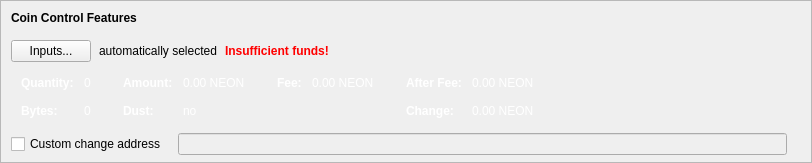
    <widget class="QFrame" name="frameCoinControl">
     <property name="sizePolicy">
      <sizepolicy hsizetype="Expanding" vsizetype="Expanding">
       <horstretch>0</horstretch>
       <verstretch>0</verstretch>
      </sizepolicy>
     </property>
     <property name="maximumSize">
      <size>
       <width>16777215</width>
       <height>16777215</height>
      </size>
     </property>
     <property name="frameShape">
      <enum>QFrame::StyledPanel</enum>
     </property>
     <property name="frameShadow">
      <enum>QFrame::Sunken</enum>
     </property>
     <layout class="QVBoxLayout" name="verticalLayoutCoinControl2">
      <property name="spacing">
       <number>0</number>
      </property>
      <property name="leftMargin">
       <number>0</number>
      </property>
      <property name="topMargin">
       <number>0</number>
      </property>
      <property name="rightMargin">
       <number>0</number>
      </property>
      <property name="bottomMargin">
       <number>6</number>
      </property>
      <item>
       <layout class="QVBoxLayout" name="verticalLayoutCoinControl" stretch="0,0,0,0,1">
        <property name="spacing">
         <number>0</number>
        </property>
        <property name="leftMargin">
         <number>10</number>
        </property>
        <property name="topMargin">
         <number>10</number>
        </property>
        <item>
         <layout class="QHBoxLayout" name="horizontalLayoutCoinControl1">
          <property name="bottomMargin">
           <number>15</number>
          </property>
          <item>
           <widget class="QLabel" name="labelCoinControlFeatures">
            <property name="sizePolicy">
             <sizepolicy hsizetype="Preferred" vsizetype="Maximum">
              <horstretch>0</horstretch>
              <verstretch>0</verstretch>
             </sizepolicy>
            </property>
            <property name="font">
             <font>
              <weight>75</weight>
              <bold>true</bold>
             </font>
            </property>
            <property name="styleSheet">
             <string notr="true">font-weight:bold;</string>
            </property>
            <property name="text">
             <string>Coin Control Features</string>
            </property>
           </widget>
          </item>
         </layout>
        </item>
        <item>
         <layout class="QHBoxLayout" name="horizontalLayoutCoinControl2" stretch="0,0,0,0">
          <property name="spacing">
           <number>8</number>
          </property>
          <property name="bottomMargin">
           <number>10</number>
          </property>
          <item>
           <widget class="QPushButton" name="pushButtonCoinControl">
            <property name="styleSheet">
             <string notr="true"/>
            </property>
            <property name="text">
             <string>Inputs...</string>
            </property>
            <property name="autoDefault">
             <bool>false</bool>
            </property>
           </widget>
          </item>
          <item>
           <widget class="QLabel" name="labelCoinControlAutomaticallySelected">
            <property name="text">
             <string>automatically selected</string>
            </property>
            <property name="margin">
             <number>5</number>
            </property>
           </widget>
          </item>
          <item>
           <widget class="QLabel" name="labelCoinControlInsuffFunds">
            <property name="font">
             <font>
              <weight>75</weight>
              <bold>true</bold>
             </font>
            </property>
            <property name="styleSheet">
             <string notr="true">color:red;font-weight:bold;</string>
            </property>
            <property name="text">
             <string>Insufficient funds!</string>
            </property>
            <property name="margin">
             <number>5</number>
            </property>
           </widget>
          </item>
          <item>
           <spacer name="horizontalSpacerCoinControl">
            <property name="orientation">
             <enum>Qt::Horizontal</enum>
            </property>
            <property name="sizeHint" stdset="0">
             <size>
              <width>40</width>
              <height>1</height>
             </size>
            </property>
           </spacer>
          </item>
         </layout>
        </item>
        <item>
         <widget class="QWidget" name="widgetCoinControl" native="true">
          <property name="sizePolicy">
           <sizepolicy hsizetype="Preferred" vsizetype="Preferred">
            <horstretch>0</horstretch>
            <verstretch>0</verstretch>
           </sizepolicy>
          </property>
          <property name="minimumSize">
           <size>
            <width>0</width>
            <height>0</height>
           </size>
          </property>
          <property name="styleSheet">
           <string notr="true"/>
          </property>
          <layout class="QHBoxLayout" name="horizontalLayoutCoinControl5">
           <property name="leftMargin">
            <number>0</number>
           </property>
           <property name="topMargin">
            <number>0</number>
           </property>
           <property name="rightMargin">
            <number>0</number>
           </property>
           <property name="bottomMargin">
            <number>0</number>
           </property>
           <item>
            <layout class="QHBoxLayout" name="horizontalLayoutCoinControl3" stretch="0,0,0,1">
             <property name="spacing">
              <number>20</number>
             </property>
             <property name="topMargin">
              <number>0</number>
             </property>
             <property name="bottomMargin">
              <number>10</number>
             </property>
             <item>
              <layout class="QFormLayout" name="formLayoutCoinControl1">
               <property name="horizontalSpacing">
                <number>10</number>
               </property>
               <property name="verticalSpacing">
                <number>14</number>
               </property>
               <property name="leftMargin">
                <number>10</number>
               </property>
               <property name="topMargin">
                <number>4</number>
               </property>
               <property name="rightMargin">
                <number>6</number>
               </property>
               <item row="0" column="0">
                <widget class="QLabel" name="labelCoinControlQuantityText">
                <property name="styleSheet">
                   <string>QLabel {color: white;}</string>
                 </property>
                 <property name="font">
                  <font>
                   <weight>75</weight>
                   <bold>true</bold>
                  </font>
                 </property>
                 <property name="text">
                  <string>Quantity:</string>
                 </property>
                 <property name="margin">
                  <number>0</number>
                 </property>
                </widget>
               </item>
               <item row="0" column="1">
                <widget class="QLabel" name="labelCoinControlQuantity">
                <property name="styleSheet">
                   <string>QLabel {color: white;}</string>
                 </property>
                 <property name="cursor">
                  <cursorShape>IBeamCursor</cursorShape>
                 </property>
                 <property name="contextMenuPolicy">
                  <enum>Qt::ActionsContextMenu</enum>
                 </property>
                 <property name="text">
                  <string notr="true">0</string>
                 </property>
                 <property name="margin">
                  <number>0</number>
                 </property>
                 <property name="textInteractionFlags">
                  <set>Qt::LinksAccessibleByMouse|Qt::TextSelectableByKeyboard|Qt::TextSelectableByMouse</set>
                 </property>
                </widget>
               </item>
               <item row="1" column="0">
                <widget class="QLabel" name="labelCoinControlBytesText">
                <property name="styleSheet">
                   <string>QLabel {color: white;}</string>
                 </property>
                 <property name="font">
                  <font>
                   <weight>75</weight>
                   <bold>true</bold>
                  </font>
                 </property>
                 <property name="text">
                  <string>Bytes:</string>
                 </property>
                </widget>
               </item>
               <item row="1" column="1">
                <widget class="QLabel" name="labelCoinControlBytes">
                <property name="styleSheet">
                   <string>QLabel {color: white;}</string>
                 </property>
                 <property name="cursor">
                  <cursorShape>IBeamCursor</cursorShape>
                 </property>
                 <property name="contextMenuPolicy">
                  <enum>Qt::ActionsContextMenu</enum>
                 </property>
                 <property name="text">
                  <string notr="true">0</string>
                 </property>
                 <property name="textInteractionFlags">
                  <set>Qt::LinksAccessibleByMouse|Qt::TextSelectableByKeyboard|Qt::TextSelectableByMouse</set>
                 </property>
                </widget>
               </item>
              </layout>
             </item>
             <item>
              <layout class="QFormLayout" name="formLayoutCoinControl2">
               <property name="horizontalSpacing">
                <number>10</number>
               </property>
               <property name="verticalSpacing">
                <number>14</number>
               </property>
               <property name="leftMargin">
                <number>6</number>
               </property>
               <property name="topMargin">
                <number>4</number>
               </property>
               <property name="rightMargin">
                <number>6</number>
               </property>
               <item row="0" column="0">
                <widget class="QLabel" name="labelCoinControlAmountText">
                <property name="styleSheet">
                   <string>QLabel {color: white;}</string>
                 </property>
                 <property name="font">
                  <font>
                   <weight>75</weight>
                   <bold>true</bold>
                  </font>
                 </property>
                 <property name="text">
                  <string>Amount:</string>
                 </property>
                 <property name="margin">
                  <number>0</number>
                 </property>
                </widget>
               </item>
               <item row="0" column="1">
                <widget class="QLabel" name="labelCoinControlAmount">
                <property name="styleSheet">
                   <string>QLabel {color: white;}</string>
                 </property>
                 <property name="cursor">
                  <cursorShape>IBeamCursor</cursorShape>
                 </property>
                 <property name="contextMenuPolicy">
                  <enum>Qt::ActionsContextMenu</enum>
                 </property>
                 <property name="text">
                  <string notr="true">0.00 NEON</string>
                 </property>
                 <property name="textInteractionFlags">
                  <set>Qt::LinksAccessibleByMouse|Qt::TextSelectableByKeyboard|Qt::TextSelectableByMouse</set>
                 </property>
                </widget>
               </item>
               <item row="1" column="0">
                <widget class="QLabel" name="labelCoinControlLowOutputText">
                <property name="styleSheet">
                   <string>QLabel {color: white;}</string>
                 </property>
                 <property name="font">
                  <font>
                   <weight>75</weight>
                   <bold>true</bold>
                  </font>
                 </property>
                 <property name="text">
                  <string>Dust:</string>
                 </property>
                </widget>
               </item>
               <item row="1" column="1">
                <widget class="QLabel" name="labelCoinControlLowOutput">
                 <property name="styleSheet">
                   <string>QLabel {color: white;}</string>
                 </property>
                 <property name="cursor">
                  <cursorShape>IBeamCursor</cursorShape>
                 </property>
                 <property name="contextMenuPolicy">
                  <enum>Qt::ActionsContextMenu</enum>
                 </property>
                 <property name="text">
                  <string notr="true">no</string>
                 </property>
                 <property name="textInteractionFlags">
                  <set>Qt::LinksAccessibleByMouse|Qt::TextSelectableByKeyboard|Qt::TextSelectableByMouse</set>
                 </property>
                </widget>
               </item>
              </layout>
             </item>
             <item>
              <layout class="QFormLayout" name="formLayoutCoinControl3">
               <property name="horizontalSpacing">
                <number>10</number>
               </property>
               <property name="verticalSpacing">
                <number>14</number>
               </property>
               <property name="leftMargin">
                <number>6</number>
               </property>
               <property name="topMargin">
                <number>4</number>
               </property>
               <property name="rightMargin">
                <number>6</number>
               </property>
               <item row="0" column="0">
                <widget class="QLabel" name="labelCoinControlFeeText">
                <property name="styleSheet">
                   <string>QLabel {color: white;}</string>
                 </property>
                 <property name="font">
                  <font>
                   <weight>75</weight>
                   <bold>true</bold>
                  </font>
                 </property>
                 <property name="text">
                  <string>Fee:</string>
                 </property>
                 <property name="margin">
                  <number>0</number>
                 </property>
                </widget>
               </item>
               <item row="0" column="1">
                <widget class="QLabel" name="labelCoinControlFee">
                    <property name="styleSheet">
                   <string>QLabel {color: white;}</string>
                 </property>
                 <property name="cursor">
                  <cursorShape>IBeamCursor</cursorShape>
                 </property>
                 <property name="contextMenuPolicy">
                  <enum>Qt::ActionsContextMenu</enum>
                 </property>
                 <property name="text">
                  <string notr="true">0.00 NEON</string>
                 </property>
                 <property name="textInteractionFlags">
                  <set>Qt::LinksAccessibleByMouse|Qt::TextSelectableByKeyboard|Qt::TextSelectableByMouse</set>
                 </property>
                </widget>
               </item>
              </layout>
             </item>
             <item>
              <layout class="QFormLayout" name="formLayoutCoinControl4">
               <property name="horizontalSpacing">
                <number>10</number>
               </property>
               <property name="verticalSpacing">
                <number>14</number>
               </property>
               <property name="leftMargin">
                <number>6</number>
               </property>
               <property name="topMargin">
                <number>4</number>
               </property>
               <property name="rightMargin">
                <number>6</number>
               </property>
               <item row="0" column="0">
                <widget class="QLabel" name="labelCoinControlAfterFeeText">
                 <property name="styleSheet">
                   <string>QLabel {color: white;}</string>
                 </property>
                 <property name="font">
                  <font>
                   <weight>75</weight>
                   <bold>true</bold>
                  </font>
                 </property>
                 <property name="text">
                  <string>After Fee:</string>
                 </property>
                 <property name="margin">
                  <number>0</number>
                 </property>
                </widget>
               </item>
               <item row="0" column="1">
                <widget class="QLabel" name="labelCoinControlAfterFee">
                <property name="styleSheet">
                   <string>QLabel {color: white;}</string>
                 </property>
                 <property name="cursor">
                  <cursorShape>IBeamCursor</cursorShape>
                 </property>
                 <property name="contextMenuPolicy">
                  <enum>Qt::ActionsContextMenu</enum>
                 </property>
                 <property name="text">
                  <string notr="true">0.00 NEON</string>
                 </property>
                 <property name="textInteractionFlags">
                  <set>Qt::LinksAccessibleByMouse|Qt::TextSelectableByKeyboard|Qt::TextSelectableByMouse</set>
                 </property>
                </widget>
               </item>
               <item row="1" column="0">
                <widget class="QLabel" name="labelCoinControlChangeText">
                <property name="styleSheet">
                   <string>QLabel {color: white;}</string>
                 </property>
                 <property name="font">
                  <font>
                   <weight>75</weight>
                   <bold>true</bold>
                  </font>
                 </property>
                 <property name="text">
                  <string>Change:</string>
                 </property>
                </widget>
               </item>
               <item row="1" column="1">
                <widget class="QLabel" name="labelCoinControlChange">
                <property name="styleSheet">
                   <string>QLabel {color: white;}</string>
                 </property>
                 <property name="cursor">
                  <cursorShape>IBeamCursor</cursorShape>
                 </property>
                 <property name="contextMenuPolicy">
                  <enum>Qt::ActionsContextMenu</enum>
                 </property>
                 <property name="text">
                  <string notr="true">0.00 NEON</string>
                 </property>
                 <property name="textInteractionFlags">
                  <set>Qt::LinksAccessibleByMouse|Qt::TextSelectableByKeyboard|Qt::TextSelectableByMouse</set>
                 </property>
                </widget>
               </item>
              </layout>
             </item>
            </layout>
           </item>
          </layout>
         </widget>
        </item>
        <item>
         <layout class="QHBoxLayout" name="horizontalLayoutCoinControl4" stretch="0,0,0">
          <property name="spacing">
           <number>12</number>
          </property>
          <property name="sizeConstraint">
           <enum>QLayout::SetDefaultConstraint</enum>
          </property>
          <property name="topMargin">
           <number>5</number>
          </property>
          <property name="rightMargin">
           <number>5</number>
          </property>
          <item>
           <widget class="QCheckBox" name="checkBoxCoinControlChange">
            <property name="toolTip">
             <string>If this is activated, but the change address is empty or invalid, change will be sent to a newly generated address.</string>
            </property>
            <property name="text">
             <string>Custom change address</string>
            </property>
           </widget>
          </item>
          <item>
           <widget class="QValidatedLineEdit" name="lineEditCoinControlChange">
            <property name="enabled">
             <bool>false</bool>
            </property>
            <property name="sizePolicy">
             <sizepolicy hsizetype="Expanding" vsizetype="Fixed">
              <horstretch>0</horstretch>
              <verstretch>0</verstretch>
             </sizepolicy>
            </property>
           </widget>
          </item>
          <item>
           <widget class="QLabel" name="labelCoinControlChangeLabel">
            <property name="sizePolicy">
             <sizepolicy hsizetype="Preferred" vsizetype="Expanding">
              <horstretch>0</horstretch>
              <verstretch>0</verstretch>
             </sizepolicy>
            </property>
            <property name="minimumSize">
             <size>
              <width>0</width>
              <height>0</height>
             </size>
            </property>
            <property name="text">
             <string/>
            </property>
            <property name="margin">
             <number>3</number>
            </property>
           </widget>
          </item>
         </layout>
        </item>
        <item>
         <spacer name="verticalSpacerCoinControl">
          <property name="orientation">
           <enum>Qt::Vertical</enum>
          </property>
          <property name="sizeHint" stdset="0">
           <size>
            <width>800</width>
            <height>1</height>
           </size>
          </property>
         </spacer>
        </item>
       </layout>
      </item>
     </layout>
    </widget>
